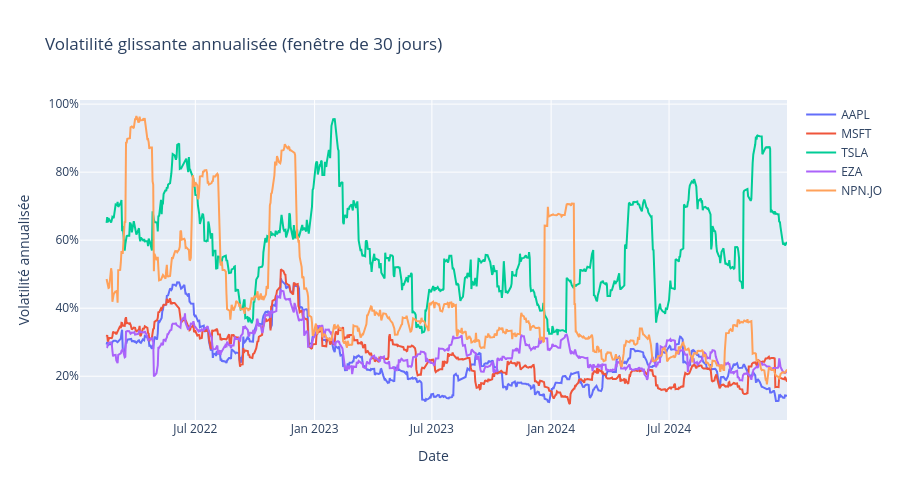

Notebook source saved alongside this figure:
### Code cell
# ============================================================
# ÉTAPE 4 — ROLLING STATS : VOLATILITÉ GLISSANTE (30 JOURS)
# ============================================================

# Volatilité glissante sur 30 jours, annualisée
volatilite_glissante = log_returns.rolling(window=30).std() * np.sqrt(252)

print("📊 Aperçu de la volatilité glissante annualisée :\n")
print(volatilite_glissante.tail())

fig = go.Figure()

for colonne in volatilite_glissante.columns:
    fig.add_trace(go.Scatter(
        x=volatilite_glissante.index,
        y=volatilite_glissante[colonne],
        mode='lines',
        name=colonne
    ))

fig.update_layout(
    title="Volatilité glissante annualisée (fenêtre de 30 jours)",
    xaxis_title="Date",
    yaxis_title="Volatilité annualisée",
    yaxis_tickformat=".0%",
    hovermode='x unified',
    height=500
)

fig.show()

### Figure 1 — Plotly figure (JSON) as saved in the notebook; plotly's stock layout.template omitted (floating-point values rounded to 4 significant figures; data arrays with more than 128 entries replaced by an {"elided": "..."} marker saying what was removed)
{"data": [{"mode": "lines", "name": "AAPL", "type": "scatter", "x": {"elided": "772 str values"}, "y": {"elided": "772 float values"}}, {"mode": "lines", "name": "MSFT", "type": "scatter", "x": {"elided": "772 str values"}, "y": {"elided": "772 float values"}}, {"mode": "lines", "name": "TSLA", "type": "scatter", "x": {"elided": "772 str values"}, "y": {"elided": "772 float values"}}, {"mode": "lines", "name": "EZA", "type": "scatter", "x": {"elided": "772 str values"}, "y": {"elided": "772 float values"}}, {"mode": "lines", "name": "NPN.JO", "type": "scatter", "x": {"elided": "772 str values"}, "y": {"elided": "772 float values"}}], "layout": {"height": 500, "hovermode": "x unified", "title": {"text": "Volatilité glissante annualisée (fenêtre de 30 jours)"}, "xaxis": {"title": {"text": "Date"}}, "yaxis": {"tickformat": ".0%", "title": {"text": "Volatilité annualisée"}}}}
